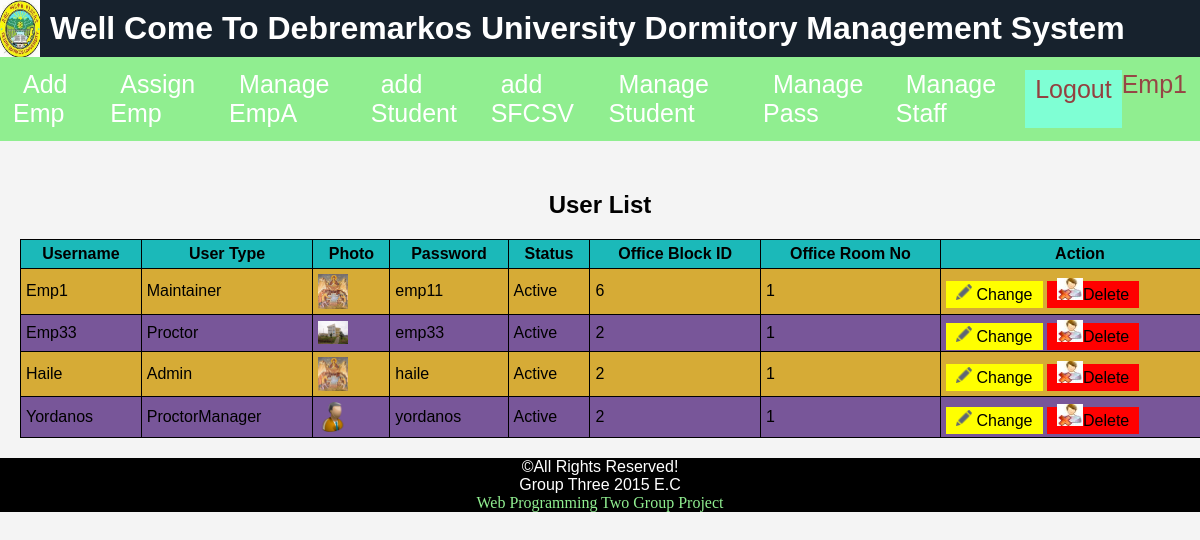
/Admin/ManageAccounts.php (signed in), run on the app's committed database.
### tables this page shows
CREATE TABLE `accounts` (
  `UserName` varchar(10) NOT NULL,
  `U_Type` varchar(20) NOT NULL,
  `Photo` varchar(36) NOT NULL,
  `password` varchar(40) NOT NULL,
  `Status` varchar(10) NOT NULL,
  `OfficeBlockId` int(2) NOT NULL,
  `OfficeRoomNo` int(2) NOT NULL
);

### Admin/ManageAccounts.php (the view, shortened to what this page needs)
<?php
include("header.php");
require("../connect.php");
$query = "SELECT * FROM Accounts";
$result = mysqli_query($connect, $query);
?>
<!DOCTYPE html>
<html>
<head>
</head>
<body>
    <h2>User List</h2>
    <table>
        <thead>
            <tr>
                <th>Username</th>
                <th>User Type</th>
                <th>Photo</th>
                <th>Password</th>
                <th>Status</th>
                <th>Office Block ID</th>
                <th>Office Room No</th>
                <th>Action</th>
            </tr>
        </thead>
        <tbody>
            <?php while ($row = mysqli_fetch_assoc($result)): ?>
                <tr>
                    <td>
                        <?php echo $row['UserName']; $r=$row["UserName"]; ?>
                    </td>
                    <td>
                        <?php echo $row['U_Type']; ?>
                    </td>
                    <td>
                        <img src="<?php echo $row['Photo']; ?>" width="30px" alt="photo not found!"/>
                    </td>
                    <td>
                        <?php echo $row['password']; ?>
                    </td>
                    <td>
                        <?php echo $row['Status']; ?>
                    </td>
                    <td>
                        <?php echo $row['OfficeBlockId']; ?>
                    </td>
                    <td>
                        <?php echo $row['OfficeRoomNo']; ?>
                    </td>
                    <td>
                        <a href="changeAcc.php?id=<?php echo $row['UserName']; ?>" style="background-color: yellow; color: black;" onclick="return confirm('Really Do you Want to Modify (<?php echo $r ?>)?');">
											<img src="../img/edit.png" width="16" id="view" height="16" alt="" /> Change</a>
                        <a href="deleteAccount.php?id=<?php echo $row['UserName']; ?>" style="background-color: red; color: black;" onclick="return confirm('Really Do you Want to Delete (<?php echo $r ?>)?');">
											<img src="../img/deluser.jpg" width="26" id="view" height="22" alt="" />Delete</a>
                    </td>
                </tr>
            <?php endwhile; ?>
        </tbody>
    </table>
</body>
</html>
<?php
include("../footer.php");
?>

### style.css (style rules this page uses)
a { color: #fff; text-decoration: none; padding: 5px 10px; }
body { font-family: Arial, sans-serif; background-color: #f4f4f4; margin: 0; padding: 0; }
h2 { text-align: center; margin-top: 50px; }
table { width: 100%; border-collapse: collapse; margin-top: 10px; padding: 5px; }
th { background-color: rgb(27, 185, 185); }
tr:nth-child(even) { background-color: rgb(120, 86, 153); }
tr:nth-child(odd) { background-color: rgb(214, 171, 54); }

### Admin/ManageAccounts.php (style rules this page uses)
table { border-collapse: collapse; margin: 20px; padding: 20px; }
th, td { border: 1px solid black; padding: 5px; }

### data on the page
accounts: UserName "Emp1", U_Type "Maintainer", Photo (picture), password "emp11", Status "Active", OfficeBlockId "6", OfficeRoomNo "1"
accounts: UserName "Emp33", U_Type "Proctor", Photo (picture), password "emp33", Status "Active", OfficeBlockId "2", OfficeRoomNo "1"
accounts: UserName "Haile", U_Type "Admin", Photo (picture), password "haile", Status "Active", OfficeBlockId "2", OfficeRoomNo "1"
accounts: UserName "Yordanos", U_Type "ProctorManager", Photo (picture), password "yordanos", Status "Active", OfficeBlockId "2", OfficeRoomNo "1"

### other printed values
$_SESSION['username'] "Emp1"
